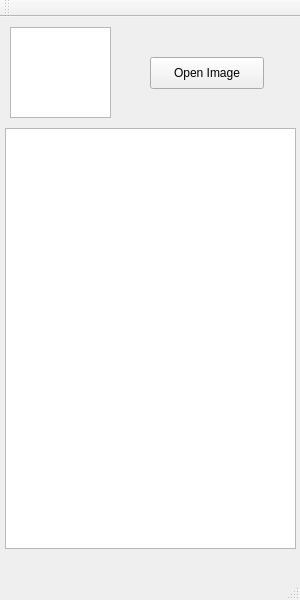
<?xml version="1.0" encoding="UTF-8"?>
<ui version="4.0">
 <class>MainWindow</class>
 <widget class="QMainWindow" name="MainWindow">
  <property name="geometry">
   <rect>
    <x>0</x>
    <y>0</y>
    <width>300</width>
    <height>600</height>
   </rect>
  </property>
  <property name="windowTitle">
   <string>MainWindow</string>
  </property>
  <widget class="QWidget" name="centralWidget">
   <widget class="QPushButton" name="pushButton">
    <property name="geometry">
     <rect>
      <x>150</x>
      <y>40</y>
      <width>114</width>
      <height>32</height>
     </rect>
    </property>
    <property name="text">
     <string>Open Image</string>
    </property>
   </widget>
   <widget class="QGraphicsView" name="graphicsView">
    <property name="geometry">
     <rect>
      <x>10</x>
      <y>10</y>
      <width>101</width>
      <height>91</height>
     </rect>
    </property>
   </widget>
   <widget class="QTextBrowser" name="textBrowser">
    <property name="geometry">
     <rect>
      <x>5</x>
      <y>111</y>
      <width>291</width>
      <height>421</height>
     </rect>
    </property>
   </widget>
  </widget>
  <widget class="QMenuBar" name="menuBar">
   <property name="geometry">
    <rect>
     <x>0</x>
     <y>0</y>
     <width>300</width>
     <height>22</height>
    </rect>
   </property>
  </widget>
  <widget class="QToolBar" name="mainToolBar">
   <attribute name="toolBarArea">
    <enum>TopToolBarArea</enum>
   </attribute>
   <attribute name="toolBarBreak">
    <bool>false</bool>
   </attribute>
  </widget>
  <widget class="QStatusBar" name="statusBar"/>
 </widget>
 <layoutdefault spacing="6" margin="11"/>
 <resources/>
 <connections/>
</ui>
